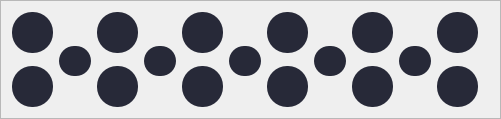
            <widget class="QFrame" name="frame_3">
             <property name="minimumSize">
              <size>
               <width>501</width>
               <height>110</height>
              </size>
             </property>
             <property name="styleSheet">
              <string notr="true"/>
             </property>
             <property name="frameShape">
              <enum>QFrame::StyledPanel</enum>
             </property>
             <property name="frameShadow">
              <enum>QFrame::Raised</enum>
             </property>
             <layout class="QGridLayout" name="gridLayout_3">
              <item row="0" column="0" rowspan="2">
               <widget class="QPushButton" name="pushButton_4">
                <property name="sizePolicy">
                 <sizepolicy hsizetype="Fixed" vsizetype="Fixed">
                  <horstretch>0</horstretch>
                  <verstretch>0</verstretch>
                 </sizepolicy>
                </property>
                <property name="minimumSize">
                 <size>
                  <width>41</width>
                  <height>41</height>
                 </size>
                </property>
                <property name="styleSheet">
                 <string notr="true">QPushButton {
background-color: #272938;
border-radius: 20px;
}

QPushButton:hover {
background-color: #0177FB;
border-radius: 20px;
}</string>
                </property>
                <property name="text">
                 <string/>
                </property>
               </widget>
              </item>
              <item row="0" column="1">
               <spacer name="horizontalSpacer">
                <property name="orientation">
                 <enum>Qt::Horizontal</enum>
                </property>
                <property name="sizeType">
                 <enum>QSizePolicy::Fixed</enum>
                </property>
                <property name="sizeHint" stdset="0">
                 <size>
                  <width>13</width>
                  <height>13</height>
                 </size>
                </property>
               </spacer>
              </item>
              <item row="0" column="2" rowspan="2">
               <widget class="QPushButton" name="pushButton_7">
                <property name="sizePolicy">
                 <sizepolicy hsizetype="Fixed" vsizetype="Fixed">
                  <horstretch>0</horstretch>
                  <verstretch>0</verstretch>
                 </sizepolicy>
                </property>
                <property name="minimumSize">
                 <size>
                  <width>41</width>
                  <height>41</height>
                 </size>
                </property>
                <property name="styleSheet">
                 <string notr="true">QPushButton {
background-color: #272938;
border-radius: 20px;
}

QPushButton:hover {
background-color: #74CE8B;
border-radius: 20px;
}</string>
                </property>
                <property name="text">
                 <string/>
                </property>
               </widget>
              </item>
              <item row="0" column="3">
               <spacer name="horizontalSpacer_4">
                <property name="orientation">
                 <enum>Qt::Horizontal</enum>
                </property>
                <property name="sizeType">
                 <enum>QSizePolicy::Fixed</enum>
                </property>
                <property name="sizeHint" stdset="0">
                 <size>
                  <width>13</width>
                  <height>13</height>
                 </size>
                </property>
               </spacer>
              </item>
              <item row="0" column="4" rowspan="2">
               <widget class="QPushButton" name="pushButton_9">
                <property name="minimumSize">
                 <size>
                  <width>41</width>
                  <height>41</height>
                 </size>
                </property>
                <property name="styleSheet">
                 <string notr="true">QPushButton {
background-color: #272938;
border-radius: 20px;
}

QPushButton:hover {
background-color: #0177FB;
border-radius: 20px;
}</string>
                </property>
                <property name="text">
                 <string/>
                </property>
               </widget>
              </item>
              <item row="0" column="5">
               <spacer name="horizontalSpacer_7">
                <property name="orientation">
                 <enum>Qt::Horizontal</enum>
                </property>
                <property name="sizeType">
                 <enum>QSizePolicy::Fixed</enum>
                </property>
                <property name="sizeHint" stdset="0">
                 <size>
                  <width>13</width>
                  <height>13</height>
                 </size>
                </property>
               </spacer>
              </item>
              <item row="0" column="6" rowspan="2">
               <widget class="QPushButton" name="pushButton_10">
                <property name="sizePolicy">
                 <sizepolicy hsizetype="Fixed" vsizetype="Fixed">
                  <horstretch>0</horstretch>
                  <verstretch>0</verstretch>
                 </sizepolicy>
                </property>
                <property name="minimumSize">
                 <size>
                  <width>41</width>
                  <height>41</height>
                 </size>
                </property>
                <property name="styleSheet">
                 <string notr="true">QPushButton {
background-color: #272938;
border-radius: 20px;
}

QPushButton:hover {
background-color: #74CE8B;
border-radius: 20px;
}</string>
                </property>
                <property name="text">
                 <string/>
                </property>
               </widget>
              </item>
              <item row="0" column="7">
               <spacer name="horizontalSpacer_6">
                <property name="orientation">
                 <enum>Qt::Horizontal</enum>
                </property>
                <property name="sizeType">
                 <enum>QSizePolicy::Fixed</enum>
                </property>
                <property name="sizeHint" stdset="0">
                 <size>
                  <width>13</width>
                  <height>13</height>
                 </size>
                </property>
               </spacer>
              </item>
              <item row="0" column="8" rowspan="2">
               <widget class="QPushButton" name="pushButton_13">
                <property name="sizePolicy">
                 <sizepolicy hsizetype="Fixed" vsizetype="Fixed">
                  <horstretch>0</horstretch>
                  <verstretch>0</verstretch>
                 </sizepolicy>
                </property>
                <property name="minimumSize">
                 <size>
                  <width>41</width>
                  <height>41</height>
                 </size>
                </property>
                <property name="styleSheet">
                 <string notr="true">QPushButton {
background-color: #272938;
border-radius: 20px;
}

QPushButton:hover {
background-color: #0177FB;
border-radius: 20px;
}</string>
                </property>
                <property name="text">
                 <string/>
                </property>
               </widget>
              </item>
              <item row="0" column="9">
               <spacer name="horizontalSpacer_9">
                <property name="orientation">
                 <enum>Qt::Horizontal</enum>
                </property>
                <property name="sizeType">
                 <enum>QSizePolicy::Fixed</enum>
                </property>
                <property name="sizeHint" stdset="0">
                 <size>
                  <width>13</width>
                  <height>13</height>
                 </size>
                </property>
               </spacer>
              </item>
              <item row="0" column="10" rowspan="2">
               <widget class="QPushButton" name="pushButton_15">
                <property name="sizePolicy">
                 <sizepolicy hsizetype="Fixed" vsizetype="Fixed">
                  <horstretch>0</horstretch>
                  <verstretch>0</verstretch>
                 </sizepolicy>
                </property>
                <property name="minimumSize">
                 <size>
                  <width>41</width>
                  <height>41</height>
                 </size>
                </property>
                <property name="styleSheet">
                 <string notr="true">QPushButton {
background-color: #272938;
border-radius: 20px;
}

QPushButton:hover {
background-color: #74CE8B;
border-radius: 20px;
}</string>
                </property>
                <property name="text">
                 <string/>
                </property>
               </widget>
              </item>
              <item row="1" column="1" rowspan="3">
               <widget class="QPushButton" name="pushButton_18">
                <property name="sizePolicy">
                 <sizepolicy hsizetype="Fixed" vsizetype="Fixed">
                  <horstretch>0</horstretch>
                  <verstretch>0</verstretch>
                 </sizepolicy>
                </property>
                <property name="minimumSize">
                 <size>
                  <width>30</width>
                  <height>30</height>
                 </size>
                </property>
                <property name="styleSheet">
                 <string notr="true">QPushButton {
background-color: #272938;
border-radius: 15px;
}

QPushButton:hover {
background-color: #FB6678;
border-radius: 15px;
}</string>
                </property>
                <property name="text">
                 <string/>
                </property>
               </widget>
              </item>
              <item row="1" column="3" rowspan="3">
               <widget class="QPushButton" name="pushButton_19">
                <property name="sizePolicy">
                 <sizepolicy hsizetype="Fixed" vsizetype="Fixed">
                  <horstretch>0</horstretch>
                  <verstretch>0</verstretch>
                 </sizepolicy>
                </property>
                <property name="minimumSize">
                 <size>
                  <width>30</width>
                  <height>30</height>
                 </size>
                </property>
                <property name="styleSheet">
                 <string notr="true">QPushButton {
background-color: #272938;
border-radius: 15px;
}

QPushButton:hover {
background-color: #74CE8B;
border-radius: 15px;
}</string>
                </property>
                <property name="text">
                 <string/>
                </property>
               </widget>
              </item>
              <item row="1" column="5" rowspan="3">
               <widget class="QPushButton" name="pushButton_21">
                <property name="sizePolicy">
                 <sizepolicy hsizetype="Fixed" vsizetype="Fixed">
                  <horstretch>0</horstretch>
                  <verstretch>0</verstretch>
                 </sizepolicy>
                </property>
                <property name="minimumSize">
                 <size>
                  <width>30</width>
                  <height>30</height>
                 </size>
                </property>
                <property name="styleSheet">
                 <string notr="true">QPushButton {
background-color: #272938;
border-radius: 15px;
}

QPushButton:hover {
background-color: #FB6678;
border-radius: 15px;
}</string>
                </property>
                <property name="text">
                 <string/>
                </property>
               </widget>
              </item>
              <item row="1" column="7" rowspan="3">
               <widget class="QPushButton" name="pushButton_20">
                <property name="sizePolicy">
                 <sizepolicy hsizetype="Fixed" vsizetype="Fixed">
                  <horstretch>0</horstretch>
                  <verstretch>0</verstretch>
                 </sizepolicy>
                </property>
                <property name="minimumSize">
                 <size>
                  <width>30</width>
                  <height>30</height>
                 </size>
                </property>
                <property name="styleSheet">
                 <string notr="true">QPushButton {
background-color: #272938;
border-radius: 15px;
}

QPushButton:hover {
background-color: #FB6678;
border-radius: 15px;
}</string>
                </property>
                <property name="text">
                 <string/>
                </property>
               </widget>
              </item>
              <item row="1" column="9" rowspan="3">
               <widget class="QPushButton" name="pushButton_22">
                <property name="sizePolicy">
                 <sizepolicy hsizetype="Fixed" vsizetype="Fixed">
                  <horstretch>0</horstretch>
                  <verstretch>0</verstretch>
                 </sizepolicy>
                </property>
                <property name="minimumSize">
                 <size>
                  <width>30</width>
                  <height>30</height>
                 </size>
                </property>
                <property name="styleSheet">
                 <string notr="true">QPushButton {
background-color: #272938;
border-radius: 15px;
}

QPushButton:hover {
background-color: #FB6678;
border-radius: 15px;
}</string>
                </property>
                <property name="text">
                 <string/>
                </property>
               </widget>
              </item>
              <item row="2" column="0">
               <spacer name="verticalSpacer_8">
                <property name="orientation">
                 <enum>Qt::Vertical</enum>
                </property>
                <property name="sizeType">
                 <enum>QSizePolicy::Fixed</enum>
                </property>
                <property name="sizeHint" stdset="0">
                 <size>
                  <width>17</width>
                  <height>1</height>
                 </size>
                </property>
               </spacer>
              </item>
              <item row="2" column="2">
               <spacer name="verticalSpacer_7">
                <property name="orientation">
                 <enum>Qt::Vertical</enum>
                </property>
                <property name="sizeType">
                 <enum>QSizePolicy::Fixed</enum>
                </property>
                <property name="sizeHint" stdset="0">
                 <size>
                  <width>17</width>
                  <height>1</height>
                 </size>
                </property>
               </spacer>
              </item>
              <item row="2" column="4">
               <spacer name="verticalSpacer_6">
                <property name="orientation">
                 <enum>Qt::Vertical</enum>
                </property>
                <property name="sizeType">
                 <enum>QSizePolicy::Fixed</enum>
                </property>
                <property name="sizeHint" stdset="0">
                 <size>
                  <width>17</width>
                  <height>1</height>
                 </size>
                </property>
               </spacer>
              </item>
              <item row="2" column="6">
               <spacer name="verticalSpacer_40">
                <property name="orientation">
                 <enum>Qt::Vertical</enum>
                </property>
                <property name="sizeType">
                 <enum>QSizePolicy::Fixed</enum>
                </property>
                <property name="sizeHint" stdset="0">
                 <size>
                  <width>17</width>
                  <height>1</height>
                 </size>
                </property>
               </spacer>
              </item>
              <item row="2" column="8">
               <spacer name="verticalSpacer_39">
                <property name="orientation">
                 <enum>Qt::Vertical</enum>
                </property>
                <property name="sizeType">
                 <enum>QSizePolicy::Fixed</enum>
                </property>
                <property name="sizeHint" stdset="0">
                 <size>
                  <width>17</width>
                  <height>1</height>
                 </size>
                </property>
               </spacer>
              </item>
              <item row="3" column="0" rowspan="2">
               <widget class="QPushButton" name="pushButton_5">
                <property name="sizePolicy">
                 <sizepolicy hsizetype="Fixed" vsizetype="Fixed">
                  <horstretch>0</horstretch>
                  <verstretch>0</verstretch>
                 </sizepolicy>
                </property>
                <property name="minimumSize">
                 <size>
                  <width>41</width>
                  <height>41</height>
                 </size>
                </property>
                <property name="styleSheet">
                 <string notr="true">QPushButton {
background-color: #272938;
border-radius: 20px;
}

QPushButton:hover {
background-color: #0177FB;
border-radius: 20px;
}</string>
                </property>
                <property name="text">
                 <string/>
                </property>
               </widget>
              </item>
              <item row="3" column="2" rowspan="2">
               <widget class="QPushButton" name="pushButton_6">
                <property name="sizePolicy">
                 <sizepolicy hsizetype="Fixed" vsizetype="Fixed">
                  <horstretch>0</horstretch>
                  <verstretch>0</verstretch>
                 </sizepolicy>
                </property>
                <property name="minimumSize">
                 <size>
                  <width>41</width>
                  <height>41</height>
                 </size>
                </property>
                <property name="styleSheet">
                 <string notr="true">QPushButton {
background-color: #272938;
border-radius: 20px;
}

QPushButton:hover {
background-color: #FB6678;
border-radius: 20px;
}</string>
                </property>
                <property name="text">
                 <string/>
                </property>
               </widget>
              </item>
              <item row="3" column="4" rowspan="2">
               <widget class="QPushButton" name="pushButton_8">
                <property name="sizePolicy">
                 <sizepolicy hsizetype="Fixed" vsizetype="Fixed">
                  <horstretch>0</horstretch>
                  <verstretch>0</verstretch>
                 </sizepolicy>
                </property>
                <property name="minimumSize">
                 <size>
                  <width>41</width>
                  <height>41</height>
                 </size>
                </property>
                <property name="styleSheet">
                 <string notr="true">QPushButton {
background-color: #272938;
border-radius: 20px;
}

QPushButton:hover {
background-color: #74CE8B;
border-radius: 20px;
}</string>
                </property>
                <property name="text">
                 <string/>
                </property>
               </widget>
              </item>
              <item row="3" column="6" rowspan="2">
               <widget class="QPushButton" name="pushButton_11">
                <property name="sizePolicy">
                 <sizepolicy hsizetype="Fixed" vsizetype="Fixed">
                  <horstretch>0</horstretch>
                  <verstretch>0</verstretch>
                 </sizepolicy>
                </property>
                <property name="minimumSize">
                 <size>
                  <width>41</width>
                  <height>41</height>
                 </size>
                </property>
                <property name="styleSheet">
                 <string notr="true">QPushButton {
background-color: #272938;
border-radius: 20px;
}

QPushButton:hover {
background-color: #0177FB;
border-radius: 20px;
}</string>
                </property>
                <property name="text">
                 <string/>
                </property>
               </widget>
              </item>
              <item row="3" column="8" rowspan="2">
               <widget class="QPushButton" name="pushButton_12">
                <property name="sizePolicy">
                 <sizepolicy hsizetype="Fixed" vsizetype="Fixed">
                  <horstretch>0</horstretch>
                  <verstretch>0</verstretch>
                 </sizepolicy>
                </property>
                <property name="minimumSize">
                 <size>
                  <width>41</width>
                  <height>41</height>
                 </size>
                </property>
                <property name="styleSheet">
                 <string notr="true">QPushButton {
background-color: #272938;
border-radius: 20px;
}

QPushButton:hover {
background-color: #FB6678;
border-radius: 20px;
}</string>
                </property>
                <property name="text">
                 <string/>
                </property>
               </widget>
              </item>
              <item row="3" column="10" rowspan="2">
               <widget class="QPushButton" name="pushButton_14">
                <property name="sizePolicy">
                 <sizepolicy hsizetype="Fixed" vsizetype="Fixed">
                  <horstretch>0</horstretch>
                  <verstretch>0</verstretch>
                 </sizepolicy>
                </property>
                <property name="minimumSize">
                 <size>
                  <width>41</width>
                  <height>41</height>
                 </size>
                </property>
                <property name="styleSheet">
                 <string notr="true">QPushButton {
background-color: #272938;
border-radius: 20px;
}

QPushButton:hover {
background-color: #0177FB;
border-radius: 20px;
}</string>
                </property>
                <property name="text">
                 <string/>
                </property>
               </widget>
              </item>
              <item row="4" column="1">
               <spacer name="horizontalSpacer_2">
                <property name="orientation">
                 <enum>Qt::Horizontal</enum>
                </property>
                <property name="sizeType">
                 <enum>QSizePolicy::Fixed</enum>
                </property>
                <property name="sizeHint" stdset="0">
                 <size>
                  <width>13</width>
                  <height>13</height>
                 </size>
                </property>
               </spacer>
              </item>
              <item row="4" column="3">
               <spacer name="horizontalSpacer_3">
                <property name="orientation">
                 <enum>Qt::Horizontal</enum>
                </property>
                <property name="sizeType">
                 <enum>QSizePolicy::Fixed</enum>
                </property>
                <property name="sizeHint" stdset="0">
                 <size>
                  <width>13</width>
                  <height>13</height>
                 </size>
                </property>
               </spacer>
              </item>
              <item row="4" column="5">
               <spacer name="horizontalSpacer_5">
                <property name="orientation">
                 <enum>Qt::Horizontal</enum>
                </property>
                <property name="sizeType">
                 <enum>QSizePolicy::Fixed</enum>
                </property>
                <property name="sizeHint" stdset="0">
                 <size>
                  <width>13</width>
                  <height>13</height>
                 </size>
                </property>
               </spacer>
              </item>
              <item row="4" column="7">
               <spacer name="horizontalSpacer_8">
                <property name="orientation">
                 <enum>Qt::Horizontal</enum>
                </property>
                <property name="sizeType">
                 <enum>QSizePolicy::Fixed</enum>
                </property>
                <property name="sizeHint" stdset="0">
                 <size>
                  <width>13</width>
                  <height>13</height>
                 </size>
                </property>
               </spacer>
              </item>
              <item row="4" column="9">
               <spacer name="horizontalSpacer_10">
                <property name="orientation">
                 <enum>Qt::Horizontal</enum>
                </property>
                <property name="sizeType">
                 <enum>QSizePolicy::Fixed</enum>
                </property>
                <property name="sizeHint" stdset="0">
                 <size>
                  <width>13</width>
                  <height>13</height>
                 </size>
                </property>
               </spacer>
              </item>
             </layout>
            </widget>
